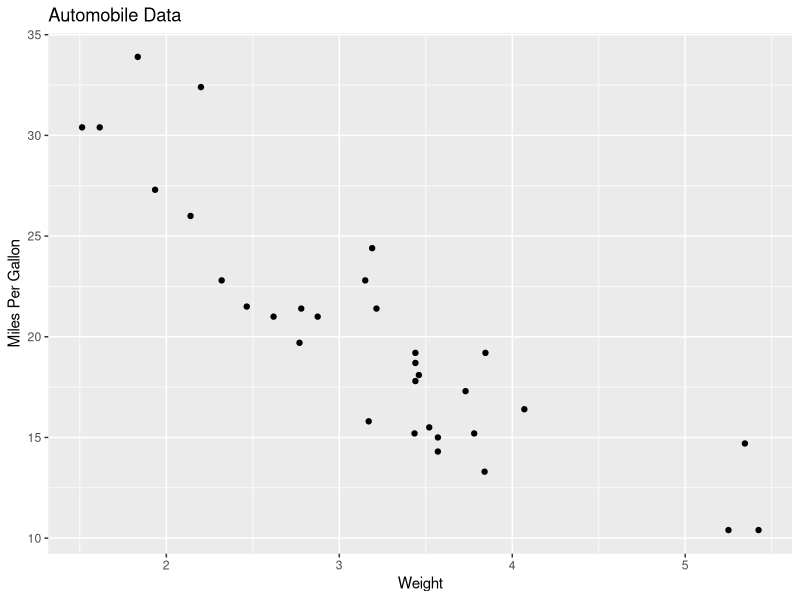
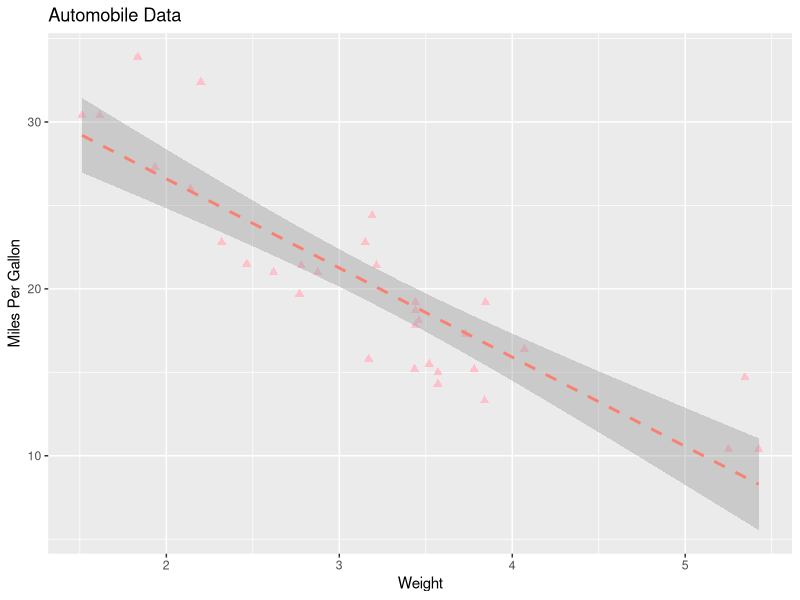
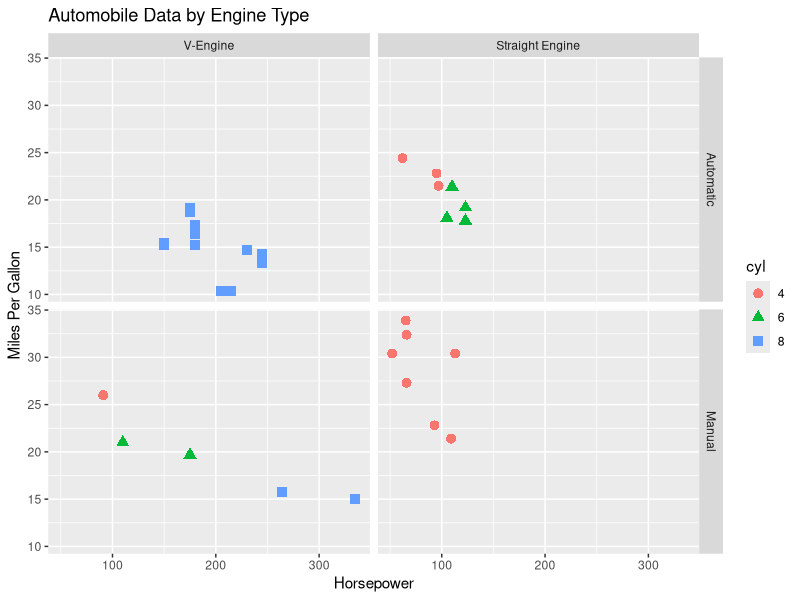
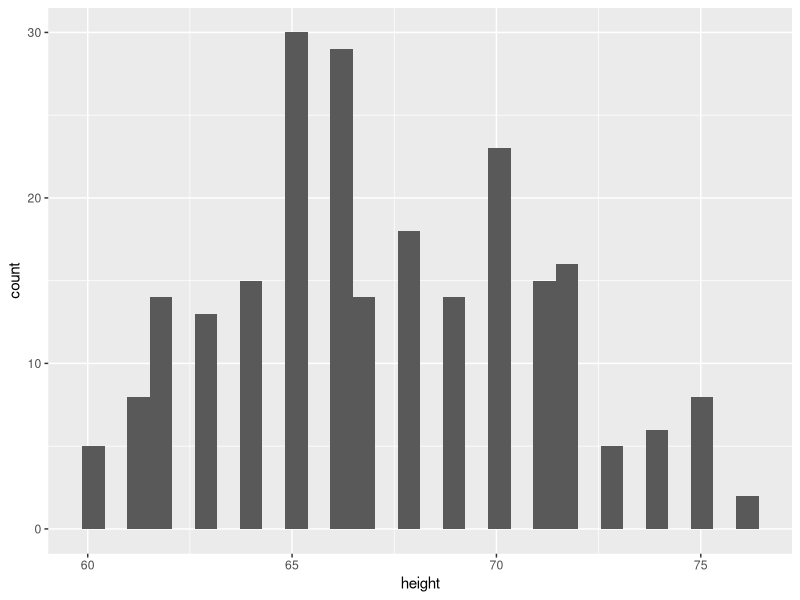
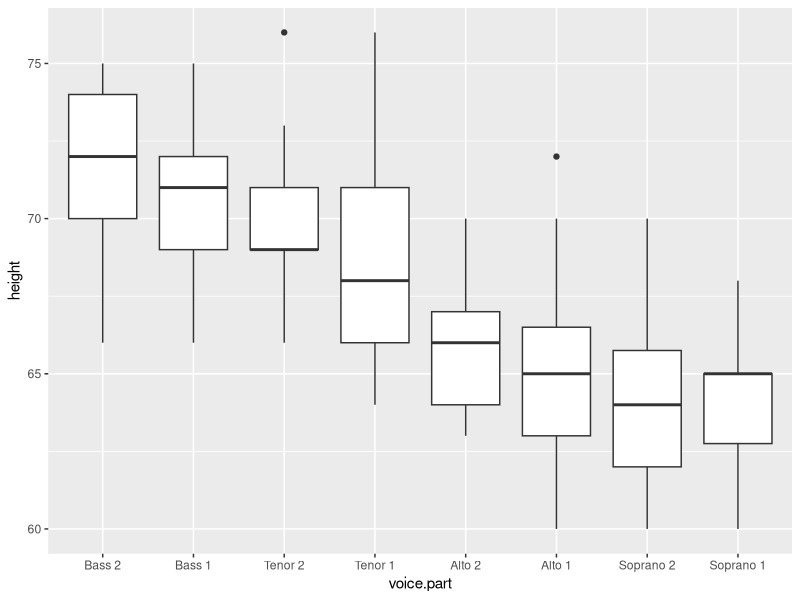
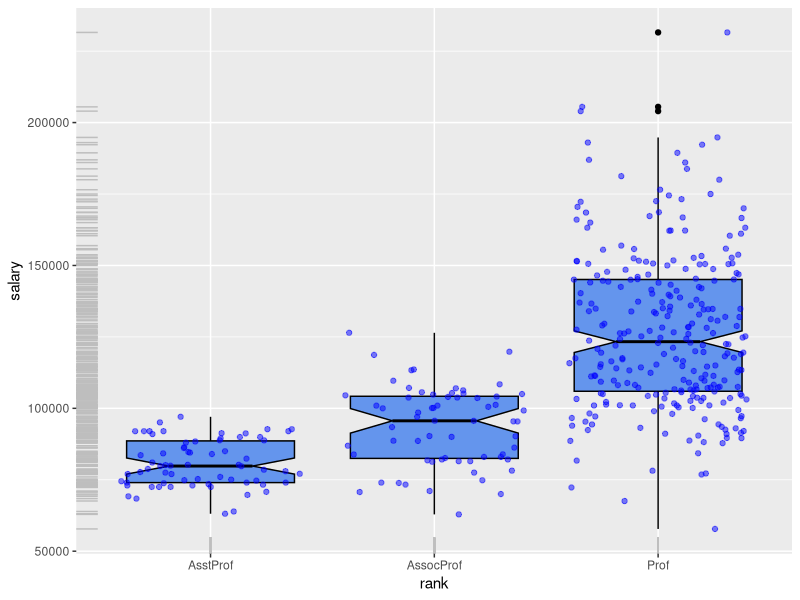
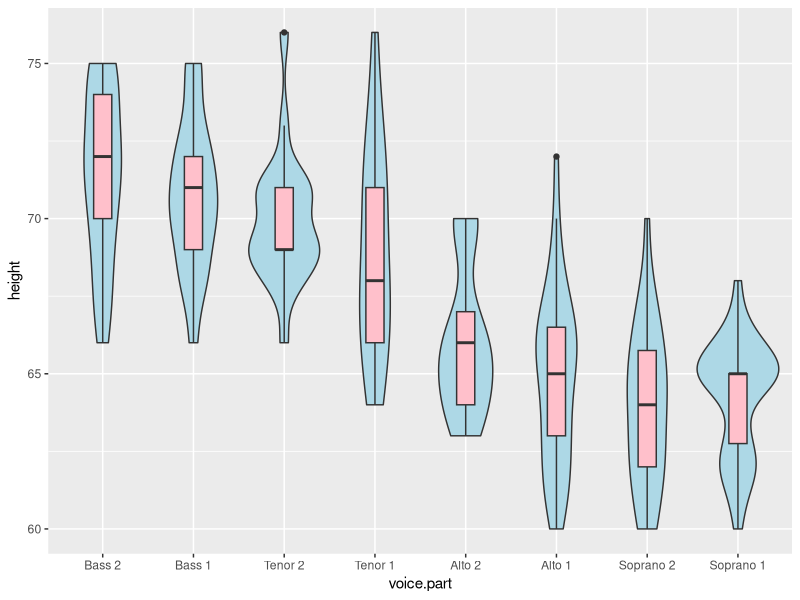
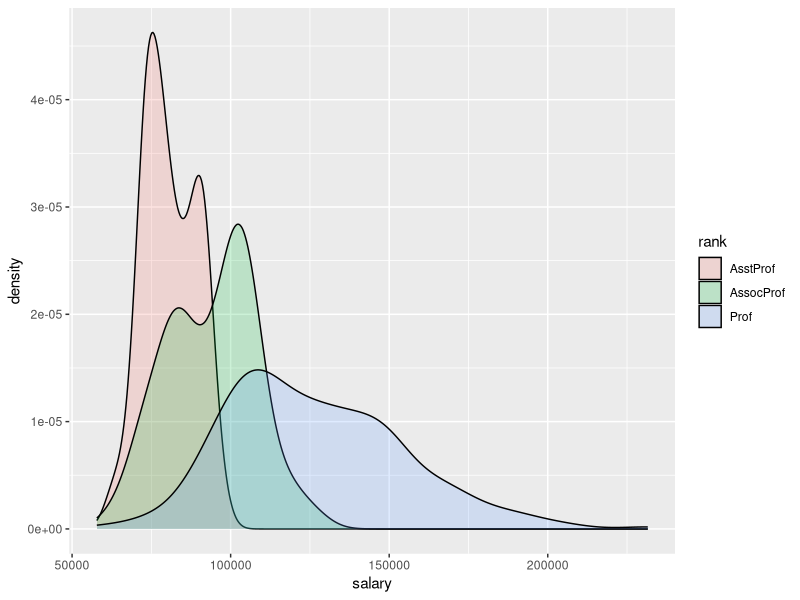

Here is the R script that generated these plots, in order:
install.packages("ggplot2")
install.packages("gridBase")
install.packages("grid")
install.packages("lattice")
install.packages("gridExtra")

library(ggplot2)
library(lattice)
library(gridExtra)

ggplot(data = mtcars, aes(x=wt, y=mpg)) + geom_point() + labs(title = "Automobile Data", x = "Weight", y = "Miles Per Gallon")
ggplot(data = mtcars, aes(x=wt, y=mpg)) + geom_point(pch = 17, color = "pink", size=2) + 
                                          geom_smooth(method = "lm", color = "salmon", linetype = 2) + 
                                          labs(title = "Automobile Data", x = "Weight", y = "Miles Per Gallon")

# Grouping and Faceting
mtcars$am <- factor(mtcars$am, levels = c(0,1),
                                labels = c("Automatic", "Manual"))
mtcars$vs <- factor(mtcars$vs, levels = c(0,1), 
                                labels = c("V-Engine", "Straight Engine"))
mtcars$cyl <- factor(mtcars$cyl)

ggplot(data = mtcars, aes(x = hp, y = mpg,
                          shape = cyl, color = cyl)) +
                          geom_point(size = 3) + 
                          facet_grid(am~vs) + 
                          labs(title="Automobile Data by Engine Type",
                               x="Horsepower", y="Miles Per Gallon")

data("singer", package = "lattice")
ggplot(singer, aes(x=height)) + geom_histogram()
ggplot(singer, aes(x=voice.part, y=height)) + geom_boxplot()

# Specifying the plot type using Geo
install.packages("car")
library(car)

ggplot(Salaries, aes(x=rank, y=salary)) + 
        geom_boxplot(fill = "cornflowerblue",
                     color = "black", notch = TRUE) + 
        geom_point(position = "jitter", color = "blue", alpha = .5) + 
        geom_rug(side = 1, color = "grey")

ggplot(singer, aes(x = voice.part, y = height)) + 
        geom_violin(fill = "lightblue") + 
        geom_boxplot(fill = "pink", width = .2)


# Grouping
ggplot(data=Salaries, aes(x=salary, fill = rank)) + 
        geom_density(alpha = .2)

ggplot(Salaries, aes(x=yrs.since.phd, y=salary, color=rank, shape = sex)) + geom_point()

ggplot(Salaries, aes(x=rank, fill=sex)) + geom_bar(position = "stack") + labs(title="position = 'stack'")
ggplot(Salaries, aes(x=rank, fill=sex)) + geom_bar(position = "dodge") + labs(title="position = 'dodge'")
ggplot(Salaries, aes(x=rank, fill=sex)) + geom_bar(position = "fill") + labs(title="position = 'fill'", y = "Proportion")





